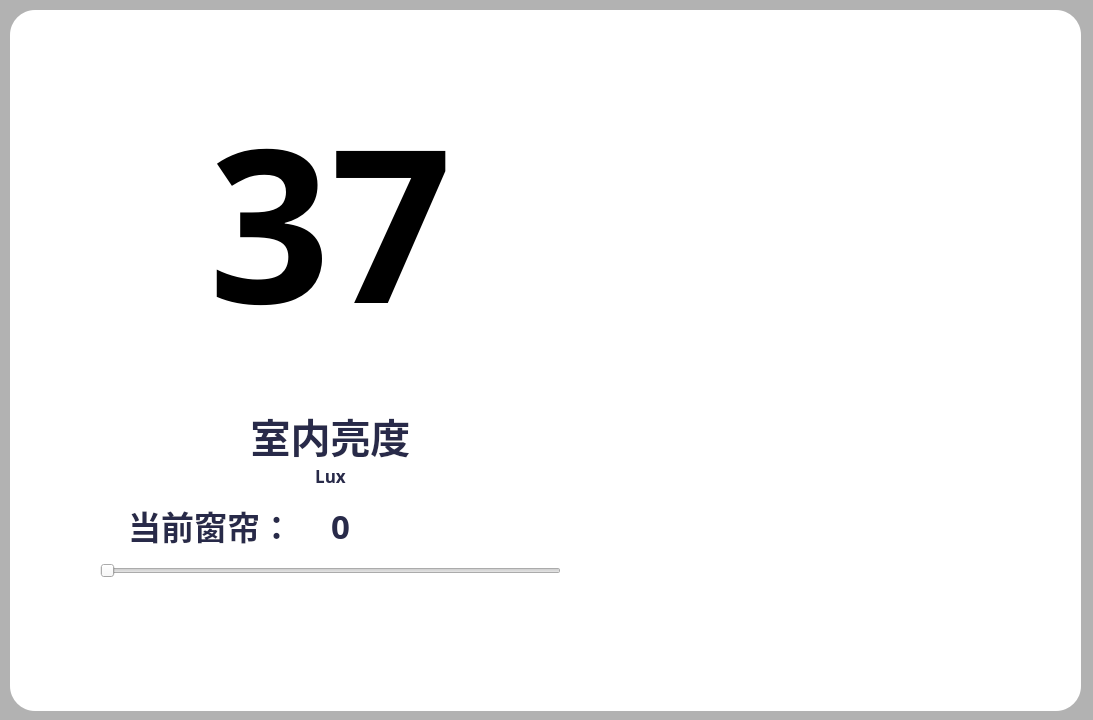
<?xml version="1.0" encoding="UTF-8"?>
<ui version="4.0">
 <class>CurtainSystem</class>
 <widget class="QDialog" name="CurtainSystem">
  <property name="geometry">
   <rect>
    <x>0</x>
    <y>0</y>
    <width>1093</width>
    <height>720</height>
   </rect>
  </property>
  <property name="windowTitle">
   <string>Dialog</string>
  </property>
  <property name="styleSheet">
   <string notr="true">QDialog#CurtainSystem
{
	background-color:rgb(178,178,178,255);
}</string>
  </property>
  <widget class="QFrame" name="bottom">
   <property name="geometry">
    <rect>
     <x>10</x>
     <y>10</y>
     <width>1071</width>
     <height>701</height>
    </rect>
   </property>
   <property name="styleSheet">
    <string notr="true">QFrame#bottom
{
	background-color:#ffffff;
 
	border:none;
	border-radius:25px;
}</string>
   </property>
   <property name="frameShape">
    <enum>QFrame::StyledPanel</enum>
   </property>
   <property name="frameShadow">
    <enum>QFrame::Raised</enum>
   </property>
   <widget class="QPushButton" name="pushButton_2">
    <property name="geometry">
     <rect>
      <x>150</x>
      <y>740</y>
      <width>50</width>
      <height>50</height>
     </rect>
    </property>
    <property name="styleSheet">
     <string notr="true">max-width:50px;
 max-height:50px;
 min-width:50px;
 min-height:50px;
border-radius:25px;
background-color: white;
 border-style: solid;</string>
    </property>
    <property name="text">
     <string>s</string>
    </property>
   </widget>
   <widget class="QPushButton" name="BackMain">
    <property name="geometry">
     <rect>
      <x>1000</x>
      <y>20</y>
      <width>50</width>
      <height>50</height>
     </rect>
    </property>
    <property name="styleSheet">
     <string notr="true">max-width:50px;
 max-height:50px;
 min-width:50px;
 min-height:50px;
border-radius:25px;
background-color: white;
 border-style: solid;</string>
    </property>
    <property name="text">
     <string/>
    </property>
    <property name="icon">
     <iconset resource="../other/main.qrc">
      <normaloff>:/new/Main/Air/Back.png</normaloff>:/new/Main/Air/Back.png</iconset>
    </property>
    <property name="iconSize">
     <size>
      <width>50</width>
      <height>50</height>
     </size>
    </property>
   </widget>
   <widget class="QLabel" name="InsideBrightness">
    <property name="geometry">
     <rect>
      <x>80</x>
      <y>30</y>
      <width>481</width>
      <height>361</height>
     </rect>
    </property>
    <property name="font">
     <font>
      <family>Adobe 黑体 Std R</family>
      <pointsize>160</pointsize>
      <weight>75</weight>
      <bold>true</bold>
     </font>
    </property>
    <property name="text">
     <string>37</string>
    </property>
    <property name="alignment">
     <set>Qt::AlignCenter</set>
    </property>
   </widget>
   <widget class="QPushButton" name="Up">
    <property name="geometry">
     <rect>
      <x>630</x>
      <y>100</y>
      <width>381</width>
      <height>121</height>
     </rect>
    </property>
    <property name="font">
     <font>
      <family>Adobe 黑体 Std R</family>
      <pointsize>15</pointsize>
     </font>
    </property>
    <property name="styleSheet">
     <string notr="true">QPushButton
{
	border-radius:15px;
	background:#FFFFFF;
}</string>
    </property>
    <property name="text">
     <string/>
    </property>
    <property name="icon">
     <iconset resource="../other/main.qrc">
      <normaloff>:/new/Curtain/Curtain/Up_OFF.png</normaloff>:/new/Curtain/Curtain/Up_OFF.png</iconset>
    </property>
    <property name="iconSize">
     <size>
      <width>300</width>
      <height>300</height>
     </size>
    </property>
    <property name="checkable">
     <bool>true</bool>
    </property>
    <property name="autoExclusive">
     <bool>true</bool>
    </property>
   </widget>
   <widget class="QPushButton" name="Stop">
    <property name="geometry">
     <rect>
      <x>630</x>
      <y>310</y>
      <width>381</width>
      <height>121</height>
     </rect>
    </property>
    <property name="font">
     <font>
      <family>Adobe 黑体 Std R</family>
      <pointsize>15</pointsize>
     </font>
    </property>
    <property name="styleSheet">
     <string notr="true">QPushButton
{
	border-radius:15px;
	background:#FFFFFF;
}</string>
    </property>
    <property name="text">
     <string/>
    </property>
    <property name="icon">
     <iconset resource="../other/main.qrc">
      <normaloff>:/new/Curtain/Curtain/Stop_OFF.png</normaloff>:/new/Curtain/Curtain/Stop_OFF.png</iconset>
    </property>
    <property name="iconSize">
     <size>
      <width>200</width>
      <height>100</height>
     </size>
    </property>
    <property name="checkable">
     <bool>true</bool>
    </property>
    <property name="autoExclusive">
     <bool>true</bool>
    </property>
   </widget>
   <widget class="QPushButton" name="Down">
    <property name="geometry">
     <rect>
      <x>630</x>
      <y>520</y>
      <width>381</width>
      <height>121</height>
     </rect>
    </property>
    <property name="font">
     <font>
      <family>Adobe 黑体 Std R</family>
      <pointsize>15</pointsize>
     </font>
    </property>
    <property name="styleSheet">
     <string notr="true">QPushButton
{
	border-radius:15px;
	background:#FFFFFF;
}</string>
    </property>
    <property name="text">
     <string/>
    </property>
    <property name="icon">
     <iconset resource="../other/main.qrc">
      <normaloff>:/new/Curtain/Curtain/Down_OFF.png</normaloff>
      <selectedon>:/new/Curtain/Curtain/Down_ON.png</selectedon>:/new/Curtain/Curtain/Down_OFF.png</iconset>
    </property>
    <property name="iconSize">
     <size>
      <width>200</width>
      <height>120</height>
     </size>
    </property>
    <property name="checkable">
     <bool>true</bool>
    </property>
    <property name="autoExclusive">
     <bool>true</bool>
    </property>
   </widget>
   <widget class="QLabel" name="label_5">
    <property name="geometry">
     <rect>
      <x>230</x>
      <y>400</y>
      <width>181</width>
      <height>51</height>
     </rect>
    </property>
    <property name="font">
     <font>
      <family>Adobe 黑体 Std R</family>
      <pointsize>30</pointsize>
      <weight>75</weight>
      <bold>true</bold>
     </font>
    </property>
    <property name="styleSheet">
     <string notr="true">color:#282A49</string>
    </property>
    <property name="text">
     <string>室内亮度</string>
    </property>
    <property name="alignment">
     <set>Qt::AlignCenter</set>
    </property>
   </widget>
   <widget class="QLabel" name="label_6">
    <property name="geometry">
     <rect>
      <x>300</x>
      <y>450</y>
      <width>41</width>
      <height>31</height>
     </rect>
    </property>
    <property name="font">
     <font>
      <family>Adobe 黑体 Std R</family>
      <pointsize>13</pointsize>
      <weight>75</weight>
      <bold>true</bold>
     </font>
    </property>
    <property name="styleSheet">
     <string notr="true">color:#282A49</string>
    </property>
    <property name="text">
     <string>Lux</string>
    </property>
    <property name="alignment">
     <set>Qt::AlignCenter</set>
    </property>
   </widget>
   <widget class="QLabel" name="CurrentNumber">
    <property name="geometry">
     <rect>
      <x>300</x>
      <y>490</y>
      <width>61</width>
      <height>51</height>
     </rect>
    </property>
    <property name="font">
     <font>
      <family>Adobe 黑体 Std R</family>
      <pointsize>25</pointsize>
      <weight>75</weight>
      <bold>true</bold>
     </font>
    </property>
    <property name="styleSheet">
     <string notr="true">color:#282A49</string>
    </property>
    <property name="text">
     <string>0</string>
    </property>
    <property name="alignment">
     <set>Qt::AlignCenter</set>
    </property>
   </widget>
   <widget class="QSlider" name="Device_Slider">
    <property name="geometry">
     <rect>
      <x>90</x>
      <y>550</y>
      <width>461</width>
      <height>22</height>
     </rect>
    </property>
    <property name="maximum">
     <number>3</number>
    </property>
    <property name="orientation">
     <enum>Qt::Horizontal</enum>
    </property>
   </widget>
   <widget class="QLabel" name="CurrentNumber_2">
    <property name="geometry">
     <rect>
      <x>80</x>
      <y>490</y>
      <width>241</width>
      <height>51</height>
     </rect>
    </property>
    <property name="font">
     <font>
      <family>Adobe 黑体 Std R</family>
      <pointsize>25</pointsize>
      <weight>75</weight>
      <bold>true</bold>
     </font>
    </property>
    <property name="styleSheet">
     <string notr="true">color:#282A49</string>
    </property>
    <property name="text">
     <string>当前窗帘：</string>
    </property>
    <property name="alignment">
     <set>Qt::AlignCenter</set>
    </property>
   </widget>
   <widget class="QPushButton" name="AutoSwitch">
    <property name="geometry">
     <rect>
      <x>90</x>
      <y>600</y>
      <width>461</width>
      <height>71</height>
     </rect>
    </property>
    <property name="font">
     <font>
      <family>Adobe 黑体 Std R</family>
      <pointsize>15</pointsize>
     </font>
    </property>
    <property name="styleSheet">
     <string notr="true">QPushButton
{
	border-radius:15px;
	background:#FFFFFF;
}</string>
    </property>
    <property name="text">
     <string/>
    </property>
    <property name="icon">
     <iconset resource="../other/main.qrc">
      <normaloff>:/new/Led/Led/AI_ON.png</normaloff>:/new/Led/Led/AI_ON.png</iconset>
    </property>
    <property name="iconSize">
     <size>
      <width>50</width>
      <height>80</height>
     </size>
    </property>
    <property name="checkable">
     <bool>true</bool>
    </property>
    <property name="autoExclusive">
     <bool>true</bool>
    </property>
   </widget>
  </widget>
 </widget>
 <resources>
  <include location="../other/main.qrc"/>
 </resources>
 <connections/>
</ui>
